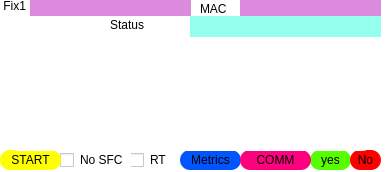
          <widget class="QFrame" name="fix_mp_4">
           <property name="geometry">
            <rect>
             <x>0</x>
             <y>170</y>
             <width>390</width>
             <height>172</height>
            </rect>
           </property>
           <property name="styleSheet">
            <string notr="true">border-radius:20px;
background-color: rgb(255, 255, 255);</string>
           </property>
           <property name="frameShape">
            <enum>QFrame::StyledPanel</enum>
           </property>
           <property name="frameShadow">
            <enum>QFrame::Raised</enum>
           </property>
           <widget class="QLabel" name="label_27">
            <property name="geometry">
             <rect>
              <x>0</x>
              <y>-3</y>
              <width>58</width>
              <height>18</height>
             </rect>
            </property>
            <property name="styleSheet">
             <string notr="true">background-color: rgba(255, 222, 222, 0);
color: rgb(0, 0, 0);</string>
            </property>
            <property name="text">
             <string> Fix1</string>
            </property>
           </widget>
           <widget class="QLineEdit" name="msn1_10">
            <property name="geometry">
             <rect>
              <x>30</x>
              <y>0</y>
              <width>161</width>
              <height>16</height>
             </rect>
            </property>
            <property name="styleSheet">
             <string notr="true">background-color: rgb(220, 138, 221);</string>
            </property>
           </widget>
           <widget class="QLineEdit" name="mc1_10">
            <property name="geometry">
             <rect>
              <x>240</x>
              <y>0</y>
              <width>141</width>
              <height>16</height>
             </rect>
            </property>
            <property name="styleSheet">
             <string notr="true">background-color: rgb(220, 138, 221);</string>
            </property>
           </widget>
           <widget class="QLabel" name="mc_tpm_10">
            <property name="geometry">
             <rect>
              <x>200</x>
              <y>0</y>
              <width>31</width>
              <height>18</height>
             </rect>
            </property>
            <property name="styleSheet">
             <string notr="true">color: rgb(0, 0, 0);background-color: rgba(255, 222, 222, 0);</string>
            </property>
            <property name="text">
             <string>MAC</string>
            </property>
           </widget>
           <widget class="QPushButton" name="bt_yes_10">
            <property name="geometry">
             <rect>
              <x>310</x>
              <y>150</y>
              <width>41</width>
              <height>20</height>
             </rect>
            </property>
            <property name="styleSheet">
             <string notr="true">QPushButton{
	background-color: rgb(85, 255, 0);

border-radius:10px;
}
QPushButton:hover{
	
	background-color: rgb(85, 255, 127);
border-radius:10px;
}
</string>
            </property>
            <property name="text">
             <string>yes</string>
            </property>
           </widget>
           <widget class="QPushButton" name="bt_no_10">
            <property name="geometry">
             <rect>
              <x>350</x>
              <y>150</y>
              <width>31</width>
              <height>20</height>
             </rect>
            </property>
            <property name="styleSheet">
             <string notr="true">QPushButton{
	background-color: rgb(255, 0, 0);
border-radius:10px;
}
QPushButton:hover{
	background-color: rgb(170, 0, 0);
border-radius:10px;
}
</string>
            </property>
            <property name="text">
             <string>No</string>
            </property>
           </widget>
           <widget class="QLabel" name="status_mpmb_10">
            <property name="geometry">
             <rect>
              <x>190</x>
              <y>16</y>
              <width>191</width>
              <height>21</height>
             </rect>
            </property>
            <property name="styleSheet">
             <string notr="true">background-color: rgba(111, 255, 231, 190);</string>
            </property>
            <property name="text">
             <string/>
            </property>
           </widget>
           <widget class="QLabel" name="mc_tpm_30">
            <property name="geometry">
             <rect>
              <x>110</x>
              <y>15</y>
              <width>91</width>
              <height>20</height>
             </rect>
            </property>
            <property name="styleSheet">
             <string notr="true">color: rgb(0, 0, 0);background-color: rgba(255, 222, 222, 0);</string>
            </property>
            <property name="text">
             <string>Status</string>
            </property>
           </widget>
           <widget class="QCheckBox" name="cb_rt_10">
            <property name="geometry">
             <rect>
              <x>130</x>
              <y>150</y>
              <width>51</width>
              <height>20</height>
             </rect>
            </property>
            <property name="styleSheet">
             <string notr="true">color: rgb(0, 0, 0);</string>
            </property>
            <property name="text">
             <string>RT</string>
            </property>
           </widget>
           <widget class="QCheckBox" name="cb_no_sfc_10">
            <property name="geometry">
             <rect>
              <x>60</x>
              <y>150</y>
              <width>71</width>
              <height>20</height>
             </rect>
            </property>
            <property name="styleSheet">
             <string notr="true">color: rgb(0, 0, 0);</string>
            </property>
            <property name="text">
             <string>No SFC</string>
            </property>
           </widget>
           <widget class="QPushButton" name="mp_mentrics_10">
            <property name="geometry">
             <rect>
              <x>180</x>
              <y>150</y>
              <width>61</width>
              <height>20</height>
             </rect>
            </property>
            <property name="styleSheet">
             <string notr="true">QPushButton{
	
	background-color: rgb(0, 85, 255);

border-radius:10px;
}
QPushButton:hover{
	
	
	background-color: rgb(85, 170, 255);
border-radius:10px;
}
</string>
            </property>
            <property name="text">
             <string>Metrics</string>
            </property>
           </widget>
           <widget class="QPushButton" name="mp_comm_10">
            <property name="geometry">
             <rect>
              <x>240</x>
              <y>150</y>
              <width>71</width>
              <height>20</height>
             </rect>
            </property>
            <property name="styleSheet">
             <string notr="true">QPushButton{
	background-color: rgb(255, 0, 127);
border-radius:10px;
}
QPushButton:hover{
	
border-radius:10px;
	background-color: rgb(255, 85, 255);
}
</string>
            </property>
            <property name="text">
             <string>COMM</string>
            </property>
           </widget>
           <widget class="QPushButton" name="mp_start_10">
            <property name="geometry">
             <rect>
              <x>0</x>
              <y>150</y>
              <width>61</width>
              <height>20</height>
             </rect>
            </property>
            <property name="styleSheet">
             <string notr="true">QPushButton{
	color: rgb(0, 0, 0);
	background-color: rgb(255, 255, 0);
border-radius:10px;
}
QPushButton:hover{
		color: rgb(0, 0, 0);
border-radius:10px;
	background-color: qconicalgradient(cx:0.5, cy:0.5, angle:0, stop:0 rgba(255, 0, 0, 255), stop:0.166 rgba(255, 255, 0, 255), stop:0.333 rgba(0, 255, 0, 255), stop:0.5 rgba(0, 255, 255, 255), stop:0.666 rgba(0, 0, 255, 255), stop:0.833 rgba(255, 0, 255, 255), stop:1 rgba(255, 0, 0, 255));
}
</string>
            </property>
            <property name="text">
             <string>START</string>
            </property>
           </widget>
           <widget class="QWidget" name="verticalLayoutWidget_20">
            <property name="geometry">
             <rect>
              <x>0</x>
              <y>40</y>
              <width>381</width>
              <height>111</height>
             </rect>
            </property>
            <layout class="QVBoxLayout" name="mpcon_10"/>
           </widget>
          </widget>
